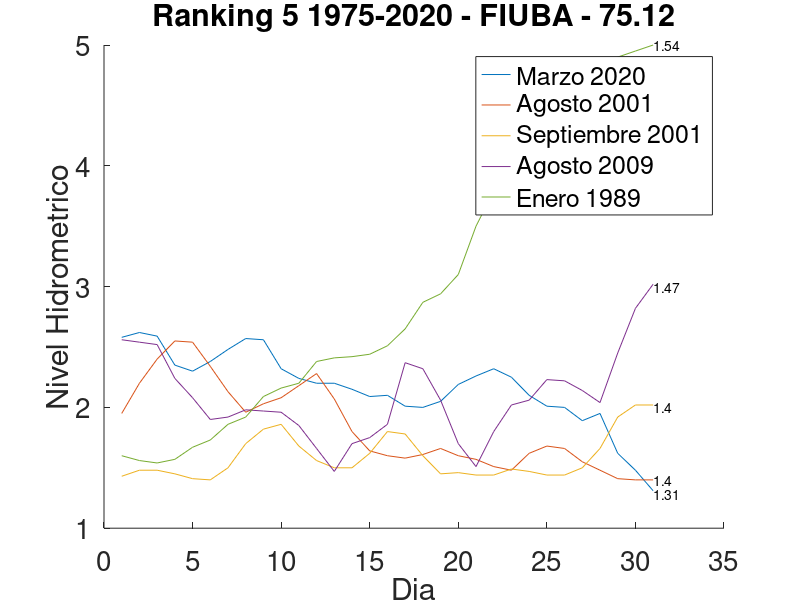

Write MATLAB code to recreate this figure.
dato = load("datos_para_graficar_ranking_bajantes.csv");
fechas = [1:31];

hold on

plot(fechas,dato(1:31,4));
plot(fechas,dato(32:62,4));
plot(fechas,dato(63:93,4));
plot(fechas,dato(94:124,4));
plot(fechas,dato(125:155,4));

hold off

title("Ranking 5 1975-2020 - FIUBA - 75.12");
legend("Marzo 2020","Agosto 2001","Septiembre 2001","Agosto 2009","Enero 1989");

xlabel("Dia",'fontsize',10);
ylabel("Nivel Hidrometrico",'fontsize',14);
set(gca,'fontsize',20);

text(31,1.28,"1.31");
text(31,1.4,"1.4");
text(31,2,"1.4");
text(31,3,"1.47");
text(31,5,"1.54");

print -djpg "ranking_bajantes_1975-2020.jpg"